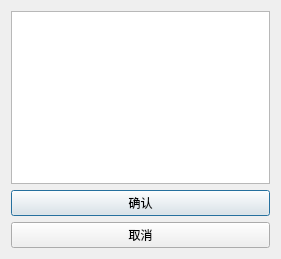
<?xml version="1.0" encoding="UTF-8"?>
<ui version="4.0">
 <class>Dialog</class>
 <widget class="QDialog" name="Dialog">
  <property name="geometry">
   <rect>
    <x>0</x>
    <y>0</y>
    <width>281</width>
    <height>259</height>
   </rect>
  </property>
  <property name="windowTitle">
   <string>修改推送内容</string>
  </property>
  <layout class="QVBoxLayout" name="verticalLayout_2">
   <item>
    <layout class="QVBoxLayout" name="verticalLayout">
     <item>
      <widget class="QTextEdit" name="textEdit"/>
     </item>
     <item>
      <widget class="QPushButton" name="pushButton">
       <property name="text">
        <string>确认</string>
       </property>
      </widget>
     </item>
     <item>
      <widget class="QPushButton" name="pushButton_2">
       <property name="text">
        <string>取消</string>
       </property>
      </widget>
     </item>
    </layout>
   </item>
  </layout>
 </widget>
 <resources/>
 <connections/>
</ui>
